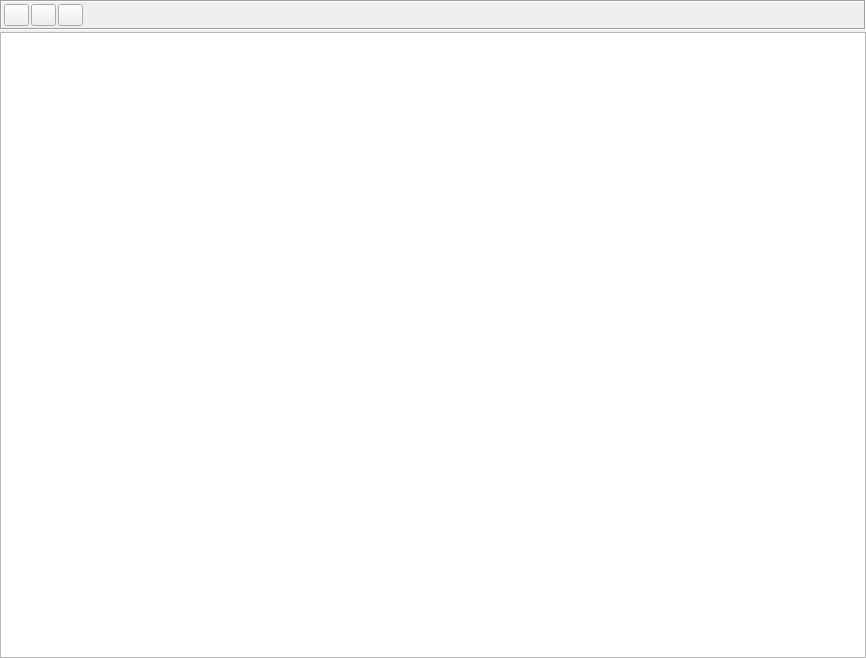
<?xml version="1.0" encoding="UTF-8"?>
<ui version="4.0">
 <class>FoodGridWidget</class>
 <widget class="QWidget" name="FoodGridWidget">
  <property name="geometry">
   <rect>
    <x>0</x>
    <y>0</y>
    <width>866</width>
    <height>658</height>
   </rect>
  </property>
  <property name="windowTitle">
   <string>Form</string>
  </property>
  <layout class="QVBoxLayout" name="verticalLayout">
   <property name="spacing">
    <number>2</number>
   </property>
   <property name="leftMargin">
    <number>0</number>
   </property>
   <property name="topMargin">
    <number>0</number>
   </property>
   <property name="rightMargin">
    <number>0</number>
   </property>
   <property name="bottomMargin">
    <number>0</number>
   </property>
   <item>
    <widget class="QFrame" name="frame">
     <property name="frameShape">
      <enum>QFrame::Box</enum>
     </property>
     <property name="frameShadow">
      <enum>QFrame::Sunken</enum>
     </property>
     <layout class="QHBoxLayout" name="horizontalLayout_2">
      <property name="spacing">
       <number>2</number>
      </property>
      <property name="leftMargin">
       <number>2</number>
      </property>
      <property name="topMargin">
       <number>2</number>
      </property>
      <property name="rightMargin">
       <number>2</number>
      </property>
      <property name="bottomMargin">
       <number>2</number>
      </property>
      <item>
       <widget class="QPushButton" name="pushButton">
        <property name="maximumSize">
         <size>
          <width>25</width>
          <height>25</height>
         </size>
        </property>
        <property name="text">
         <string/>
        </property>
        <property name="icon">
         <iconset resource="res.qrc">
          <normaloff>:/res/plus.png</normaloff>:/res/plus.png</iconset>
        </property>
       </widget>
      </item>
      <item>
       <widget class="QPushButton" name="pushButton_2">
        <property name="maximumSize">
         <size>
          <width>25</width>
          <height>25</height>
         </size>
        </property>
        <property name="text">
         <string/>
        </property>
        <property name="icon">
         <iconset resource="res.qrc">
          <normaloff>:/res/minus.png</normaloff>:/res/minus.png</iconset>
        </property>
       </widget>
      </item>
      <item>
       <widget class="QPushButton" name="btnNewObject">
        <property name="maximumSize">
         <size>
          <width>25</width>
          <height>25</height>
         </size>
        </property>
        <property name="text">
         <string/>
        </property>
        <property name="icon">
         <iconset resource="res.qrc">
          <normaloff>:/res/magic.png</normaloff>:/res/magic.png</iconset>
        </property>
       </widget>
      </item>
      <item>
       <spacer name="horizontalSpacer_2">
        <property name="orientation">
         <enum>Qt::Horizontal</enum>
        </property>
        <property name="sizeHint" stdset="0">
         <size>
          <width>489</width>
          <height>20</height>
         </size>
        </property>
       </spacer>
      </item>
     </layout>
    </widget>
   </item>
   <item>
    <widget class="QTableWidget" name="tableGrid">
     <property name="horizontalScrollBarPolicy">
      <enum>Qt::ScrollBarAsNeeded</enum>
     </property>
     <property name="editTriggers">
      <set>QAbstractItemView::NoEditTriggers</set>
     </property>
     <property name="selectionMode">
      <enum>QAbstractItemView::SingleSelection</enum>
     </property>
     <property name="selectionBehavior">
      <enum>QAbstractItemView::SelectItems</enum>
     </property>
    </widget>
   </item>
  </layout>
 </widget>
 <resources>
  <include location="res.qrc"/>
 </resources>
 <connections/>
</ui>
